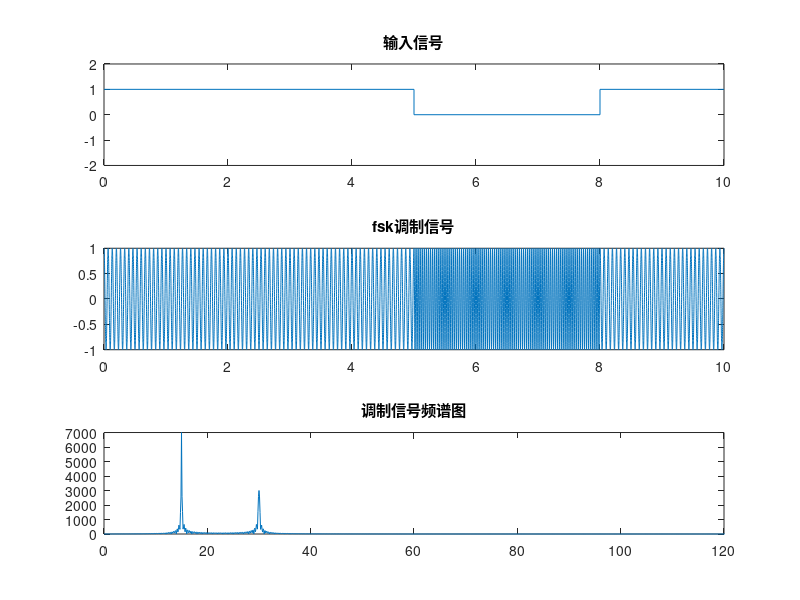

This chart was generated by the following MATLAB code:
clear all;
clf;
a=fix(rand(1,10)*2);
fs=2000;
x=0:9;
y=[a;a]
y1=y(:);
x1=x+0.9999
x2=[x;x1]
x3=x2(:)
subplot(3,1,1);
plot(x3,y1);
title('输入信号');
xlim([0,10]);
ylim([-2,2]);
dt=1/fs;
f1=15;
f2=30;
g1=a;
g2=~a;
g11=(ones(1,2000))'*g1;
g1a=g11(:)';
g21=(ones(1,2000))'*g2;
g2a=g21(:)';
t=0:dt:10-dt;
n=length(t);
fsk1=g1a.*cos(2*pi*f1*t);
fsk2=g2a.*cos(2*pi*f2*t);
fsk=fsk1+fsk2;
Ffsk=fft(fsk);
F=Ffsk(1:n/2+1);
fs=fs*(0:n/2)/n;
subplot(3,1,2);
plot(t,fsk);
title('fsk调制信号');
subplot(3,1,3);
plot(fs,abs(F));
title('调制信号频谱图');
xlim([0 120]);
